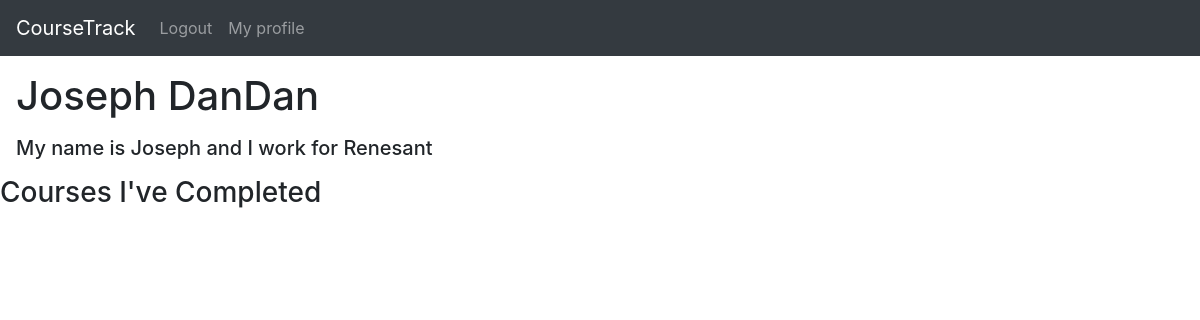
Page /accounts/profile/ (signed in) on the earlier database version.
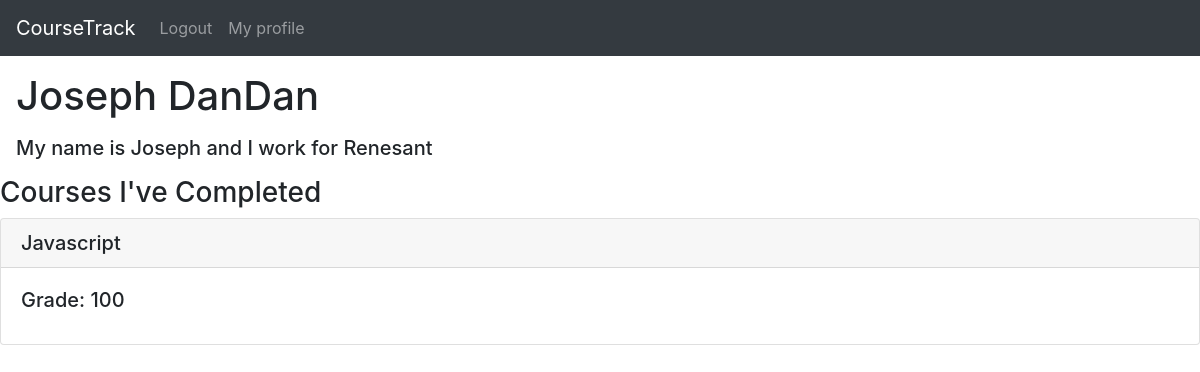
Same page on the later database version.
### base/models.py (models this page shows, shortened)
class The_User(AbstractUser):
    bio = models.TextField(default=None, null=True, blank=True)

class UserGrade(models.Model):
    isCompleted = models.BooleanField(default=True)
    numGrade = models.PositiveIntegerField(validators=[MaxValueValidator(100)])
    student = models.ForeignKey(The_User, related_name='grade', null=True, on_delete=models.SET_NULL)
    course = models.ForeignKey(course, null=True, on_delete=models.SET_NULL)

class course(models.Model):
    title = models.CharField(default=None, max_length=40)
    startDate = models.DateField(default=None)
    size = models.PositiveIntegerField(default=None)
    endDate = models.DateField(default=None)
    description = models.TextField(default=None, max_length=200)
    students = models.ManyToManyField(The_User, related_name='courses_completed', blank=True, null=True)
    available = models.BooleanField(default=True)
    def __str__(self):
        return self.title

### base/views.py (the view)
# urls.py: path('accounts/profile/', views.get_user_profile, name='user_detail'),
def get_user_profile(request):
    return render(request, 'user_detail.html')

### base/templates/user_detail.html (shortened to what this page needs)
{% extends 'base.html' %}
{% block content %}
<h1 style="margin: 1rem 1rem 1rem 1rem">{{ user.first_name }} {{ user.last_name }}</h1>
<h5 style="margin: 1rem 1rem 1rem 1rem">{{ user.bio }}</h5>
<h3>Courses I've Completed</h3>
{% for Sgrade in user.grade.all %}
{% if Sgrade.student == user %}
<div class="card">
    <h5 class="card-header">{{ Sgrade.course }}</h5>
    <div class="card-body">
      <h5 class="card-title">Grade:  {{ Sgrade.numGrade }}</h5>
    </div>
  </div>
  {% endif%}
  {% endfor %}
{% endblock content %}

### base/templates/base.html (shortened to what this page needs)
<!DOCTYPE html>
<html lang="en">
    <head>
        <link rel="stylesheet" href="https://cdn.jsdelivr.net/npm/bootstrap@4.5.3/dist/css/bootstrap.min.css">
    </head>
    <body>
        <nav class="navbar navbar-expand-sm bg-dark navbar-dark">
            <a class="navbar-brand" href="{% url 'home' %}">CourseTrack</a>
            <ul class="navbar-nav">
                {% if user.is_authenticated %}
              <li class="nav-item">
                <a class="nav-link" href="{% url 'logout' %}">Logout</a>
              </li>
              <li class="nav-item">
                <a class="nav-link" href="{% url 'user_detail' %}">My profile</a>
              </li>
              {% endif %}
            </ul>
          </nav>
        <main>{% block content%} {% endblock content %}</main>
    </body>
</html>

Differences in the rows shown:
added UserGrade: course "Javascript", numGrade "100"
